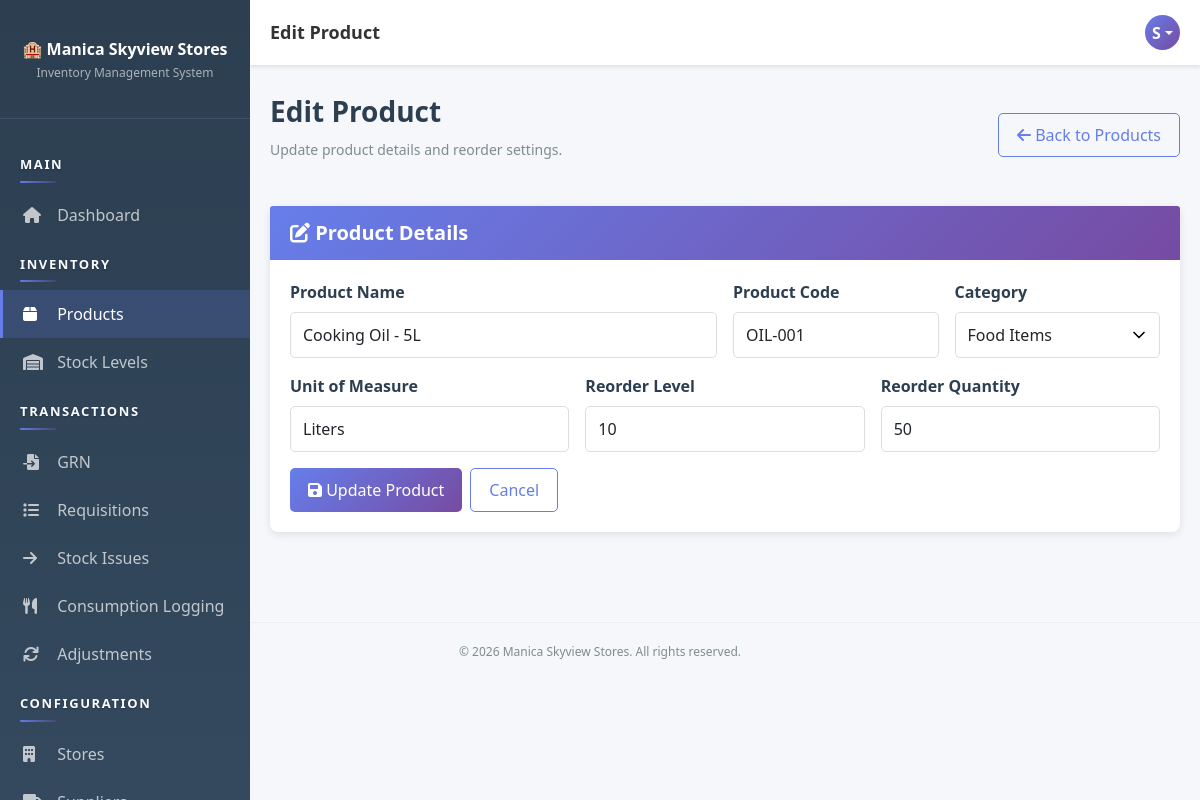
Page /pages/products/edit.php?id=1 (signed in) on the committed database.
### tables this page shows
CREATE TABLE `users` (
  `user_id` int(11) NOT NULL AUTO_INCREMENT,
  `username` varchar(50) NOT NULL,
  `email` varchar(100) NOT NULL,
  `password` varchar(255) NOT NULL,
  `full_name` varchar(100) NOT NULL,
  `role_id` int(11) NOT NULL,
  `status` enum('active','inactive') DEFAULT 'active',
  `created_at` timestamp NOT NULL DEFAULT current_timestamp(),
  `updated_at` timestamp NOT NULL DEFAULT current_timestamp() ON UPDATE current_timestamp(),
  PRIMARY KEY (`user_id`),
  UNIQUE KEY `username` (`username`),
  UNIQUE KEY `email` (`email`),
  KEY `role_id` (`role_id`),
  CONSTRAINT `users_ibfk_1` FOREIGN KEY (`role_id`) REFERENCES `roles` (`role_id`)
);

CREATE TABLE `products` (
  `product_id` int(11) NOT NULL AUTO_INCREMENT,
  `product_name` varchar(100) NOT NULL,
  `product_code` varchar(50) NOT NULL,
  `category_id` int(11) NOT NULL,
  `unit_of_measure` varchar(20) DEFAULT NULL,
  `reorder_level` int(11) DEFAULT 10,
  `reorder_quantity` int(11) DEFAULT 50,
  `status` enum('active','inactive') DEFAULT 'active',
  `created_at` timestamp NOT NULL DEFAULT current_timestamp(),
  `updated_at` timestamp NOT NULL DEFAULT current_timestamp() ON UPDATE current_timestamp(),
  PRIMARY KEY (`product_id`),
  UNIQUE KEY `product_code` (`product_code`),
  KEY `category_id` (`category_id`),
  KEY `idx_product_code` (`product_code`),
  CONSTRAINT `products_ibfk_1` FOREIGN KEY (`category_id`) REFERENCES `categories` (`category_id`)
);

CREATE TABLE `categories` (
  `category_id` int(11) NOT NULL AUTO_INCREMENT,
  `category_name` varchar(100) NOT NULL,
  `description` text DEFAULT NULL,
  `status` enum('active','inactive') DEFAULT 'active',
  `created_at` timestamp NOT NULL DEFAULT current_timestamp(),
  PRIMARY KEY (`category_id`)
);

### app/bootstrap.php (called while the page is built, shortened)
<?php
function autoload($class) {
    $paths = [
        __DIR__ . '/helpers/' . $class . '.php',
        __DIR__ . '/models/' . $class . '.php',
        __DIR__ . '/controllers/' . $class . '.php'
    ];
    foreach ($paths as $path) {
        if (file_exists($path)) {
            return;
        }
    }
}
function isAuthenticated() {
    $auth = new Auth();
    return $auth->isLoggedIn() && $auth->checkSessionTimeout();
}
function getCurrentUser() {
    if (isAuthenticated()) {
        $db = Database::getInstance()->getConnection();
        $userId = $_SESSION['user_id'];
        $sql = "SELECT u.*, r.role_name FROM users u
                JOIN roles r ON u.role_id = r.role_id
                WHERE u.user_id = ?";
        $stmt = $db->prepare($sql);
        $stmt->bind_param('i', $userId);
        $stmt->execute();
        return $stmt->get_result()->fetch_assoc();
    }
    return null;
}

### app/helpers/Database.php (called while the page is built, shortened)
<?php
class Database {
    private static $instance = null;
    private $connection = null;
    private function __construct() {
        try {
            $this->connection = new mysqli(DB_HOST, DB_USER, DB_PASS, DB_NAME);
            $this->connection->set_charset('utf8mb4');
        } catch (Exception $e) {
            die('Error: ' . $e->getMessage());
        }
    }
    public static function getInstance() {
        if (self::$instance === null) {
            self::$instance = new Database();
        }
        return self::$instance;
    }
    public function getConnection() {
        return $this->connection;
    }
}

### app/helpers/Auth.php (called while the page is built, shortened)
<?php
class Auth {
    public function __construct() {
        $this->db = Database::getInstance()->getConnection();
    }
    private function ensurePasswordResetTable() {
        $sql = "CREATE TABLE IF NOT EXISTS password_reset_tokens (
            token_id INT PRIMARY KEY AUTO_INCREMENT,
            user_id INT NOT NULL,
            token_hash VARCHAR(64) NOT NULL,
            expires_at DATETIME NOT NULL,
            used_at DATETIME NULL,
            created_at TIMESTAMP DEFAULT CURRENT_TIMESTAMP,
            FOREIGN KEY (user_id) REFERENCES users(user_id) ON DELETE CASCADE,
            INDEX idx_reset_token_hash (token_hash),
            INDEX idx_reset_token_user (user_id),
            INDEX idx_reset_token_expires (expires_at)
        )";
    }
    public function isLoggedIn() {
        return isset($_SESSION['user_id']);
    }
    public function checkSessionTimeout() {
        return true;
    }
}

### app/controllers/Controller.php (called while the page is built, shortened)
<?php
class Controller {
    protected $db;
    public function __construct() {
        $this->db = Database::getInstance()->getConnection();
        $this->loadCurrentUser();
    }
    protected function loadCurrentUser() {
        if (isset($_SESSION['user_id'])) {
            $sql = "SELECT u.*, r.role_name FROM users u
                    JOIN roles r ON u.role_id = r.role_id
                    WHERE u.user_id = ?";
            $stmt = $this->db->prepare($sql);
            $stmt->bind_param('i', $_SESSION['user_id']);
            $stmt->execute();
            $this->currentUser = $stmt->get_result()->fetch_assoc();
        }
    }
}

### app/controllers/ProductController.php (called while the page is built, shortened)
<?php
class ProductController extends Controller {
    private $productModel;
    public function __construct() {
        parent::__construct();
        $this->productModel = new Product();
    }
    public function getCategories() {
        $sql = "SELECT category_id, category_name FROM categories WHERE status = 'active' ORDER BY category_name ASC";
        $result = $this->db->query($sql);
        return $result->fetch_all(MYSQLI_ASSOC);
    }
    public function getById($id) {
        return $this->productModel->getWithCategory((int)$id);
    }
}

### app/models/Model.php (called while the page is built, shortened)
<?php
class Model {
    public function __construct() {
        $this->db = Database::getInstance()->getConnection();
    }
}

### app/models/Product.php (called while the page is built, shortened)
<?php
class Product extends Model {
    public function getWithCategory($productId) {
        $sql = "SELECT p.*, c.category_name
                FROM products p
                JOIN categories c ON p.category_id = c.category_id
                WHERE p.product_id = ?";
        $stmt = $this->db->prepare($sql);
        $stmt->bind_param('i', $productId);
        $stmt->execute();
        return $stmt->get_result()->fetch_assoc();
    }
}

### pages/products/edit.php (the view, shortened to what this page needs)
<?php
require_once __DIR__ . '/../../app/bootstrap.php';
$controller = new ProductController();
$categories = $controller->getCategories();
$productId = isset($_GET['id']) ? (int)$_GET['id'] : 0;
$product = $controller->getById($productId);
$formData = [
    'product_name' => $product['product_name'],
    'product_code' => $product['product_code'],
    'category_id' => $product['category_id'],
    'unit_of_measure' => $product['unit_of_measure'],
    'reorder_level' => $product['reorder_level'],
    'reorder_quantity' => $product['reorder_quantity']
];
$pageTitle = 'Edit Product';
include __DIR__ . '/../../app/views/layout-header.php';
?>
<div class="page-header d-flex justify-content-between align-items-center">
    <div>
        <h1>Edit Product</h1>
        <p>Update product details and reorder settings.</p>
    </div>
    <a href="<?php echo SITE_URL; ?>pages/products/index.php" class="btn btn-outline-primary">
        <i class="fas fa-arrow-left"></i> Back to Products
    </a>
</div>
<div class="card">
    <div class="card-header">
        <h5><i class="fas fa-edit"></i> Product Details</h5>
    </div>
    <div class="card-body">
        <form method="POST" class="row g-3">
            <div class="col-md-6">
                <label class="form-label">Product Name</label>
                <input type="text" name="product_name" class="form-control" required value="<?php echo htmlspecialchars($formData['product_name']); ?>" maxlength="100">
            </div>
            <div class="col-md-3">
                <label class="form-label">Product Code</label>
                <input type="text" name="product_code" class="form-control" required value="<?php echo htmlspecialchars($formData['product_code']); ?>" maxlength="50">
            </div>
            <div class="col-md-3">
                <label class="form-label">Category</label>
                <select name="category_id" class="form-control" required>
                    <?php foreach ($categories as $category): ?>
                        <option value="<?php echo (int)$category['category_id']; ?>" <?php echo ((string)$formData['category_id'] === (string)$category['category_id']) ? 'selected' : ''; ?>>
                            <?php echo htmlspecialchars($category['category_name']); ?>
                        </option>
                    <?php endforeach; ?>
                </select>
            </div>
            <div class="col-md-4">
                <label class="form-label">Unit of Measure</label>
                <input type="text" name="unit_of_measure" class="form-control" required value="<?php echo htmlspecialchars($formData['unit_of_measure']); ?>" placeholder="e.g., KG, Liters, Bottles">
            </div>
            <div class="col-md-4">
                <label class="form-label">Reorder Level</label>
                <input type="number" name="reorder_level" class="form-control" min="0" required value="<?php echo htmlspecialchars((string)$formData['reorder_level']); ?>">
            </div>
            <div class="col-md-4">
                <label class="form-label">Reorder Quantity</label>
                <input type="number" name="reorder_quantity" class="form-control" min="1" required value="<?php echo htmlspecialchars((string)$formData['reorder_quantity']); ?>">
            </div>
            <div class="col-12 d-flex gap-2">
                <button type="submit" class="btn btn-primary">
                    <i class="fas fa-save"></i> Update Product
                </button>
                <a href="<?php echo SITE_URL; ?>pages/products/index.php" class="btn btn-outline-primary">Cancel</a>
            </div>
        </form>
    </div>
</div>
<?php include __DIR__ . '/../../app/views/layout-footer.php'; ?>

### app/views/layout-header.php (shortened to what this page needs)
<!DOCTYPE html>
<html lang="en">
<head>
    <link href="https://cdn.jsdelivr.net/npm/bootstrap@5.1.3/dist/css/bootstrap.min.css" rel="stylesheet">
    <link rel="stylesheet" href="https://cdnjs.cloudflare.com/ajax/libs/font-awesome/6.0.0/css/all.min.css">
    <link href="<?php echo SITE_URL; ?>public/css/style.css" rel="stylesheet">
</head>
<body>
    <div class="sidebar">
        <div class="brand">
            <h4>🏨 Manica Skyview Stores</h4>
            <p>Inventory Management System</p>
        </div>
        <nav class="nav flex-column">
            <?php include __DIR__ . '/partials/sidebar-nav.php'; ?>
        </nav>
    </div>
            <?php include __DIR__ . '/partials/sidebar-nav.php'; ?>
    <div class="topbar">
        <div class="topbar-title desktop-title">
            <?php echo $pageTitle ?? APP_NAME; ?>
        </div>
        <div class="topbar-right">
            <div class="user-profile dropdown">
                <div class="user-avatar dropdown-toggle" role="button" data-bs-toggle="dropdown" aria-expanded="false">
                    <?php
                    $user = getCurrentUser();
                    if ($user) {
                        echo strtoupper(substr($user['full_name'], 0, 1));
                    }
                    ?>
                </div>
            </div>
        </div>
    </div>
    <div class="main-content">

### public/css/style.css (style rules this page uses)
:root { --primary-color: #667eea; --secondary-color: #764ba2; --danger-color: #e74c3c; --success-color: #27ae60; --warning-color: #f39c12; --info-color: #3498db; --dark-color: #2c3e50; --light-color: #ecf0f1; }
* { margin: 0; padding: 0; box-sizing: border-box; }
body { font-family: 'Segoe UI', Tahoma, Geneva, Verdana, sans-serif; background-color: #f5f7fa; color: #333; }
.sidebar { background: linear-gradient(180deg, #2c3e50 0%, #34495e 100%); min-height: 100vh; height: 100vh; padding: 20px 0; position: fixed; width: 250px; left: 0; top: 0; overflow-y: auto; overflow-x: hidden; overscroll-behavior: contain; }
.sidebar .nav { padding-bottom: 20px; }
.sidebar .brand { padding: 20px; text-align: center; border-bottom: 1px solid rgba(255, 255, 255, 0.1); margin-bottom: 20px; }
.sidebar .brand h4 { color: white; font-weight: 600; font-size: 16px; margin-bottom: 5px; }
.sidebar .brand p { color: rgba(255, 255, 255, 0.6); font-size: 12px; }
.topbar { background: white; padding: 15px 20px; box-shadow: 0 2px 4px rgba(0, 0, 0, 0.1); margin-left: 250px; display: flex; justify-content: space-between; align-items: center; }
.topbar-title { font-size: 18px; font-weight: 600; color: #333; }
.topbar-right { display: flex; align-items: center; gap: 20px; }
.user-profile { display: flex; align-items: center; gap: 10px; }
.user-avatar { width: 35px; height: 35px; border-radius: 50%; background: linear-gradient(135deg, #667eea 0%, #764ba2 100%); display: flex; align-items: center; justify-content: center; color: white; font-weight: 600; }
.main-content { margin-left: 250px; padding: 30px 20px; }
.page-header { margin-bottom: 30px; }
.page-header h1 { font-size: 28px; font-weight: 600; color: #2c3e50; margin-bottom: 10px; }
.page-header p { color: #7f8c8d; font-size: 14px; }
.card { border: none; border-radius: 8px; box-shadow: 0 2px 8px rgba(0, 0, 0, 0.1); margin-bottom: 20px; transition: transform 0.2s, box-shadow 0.2s; }
.card-header { background: linear-gradient(135deg, #667eea 0%, #764ba2 100%); color: white; padding: 15px 20px; border-radius: 8px 8px 0 0; border: none; }
.card-header h5 { margin: 0; font-weight: 600; }
.card-body { padding: 20px; }
.btn { border-radius: 5px; font-weight: 500; padding: 9px 18px; transition: all 0.3s; border: none; }
.btn-primary { background: linear-gradient(135deg, #667eea 0%, #764ba2 100%); color: white; }
.btn-outline-primary { color: #667eea; border: 1px solid #667eea; }
.form-label { font-weight: 600; color: #2c3e50; margin-bottom: 8px; display: block; }
.form-control { border: 1px solid #ddd; border-radius: 5px; padding: 10px 12px; transition: border-color 0.3s; }
select.form-control { appearance: none; background-repeat: no-repeat; background-position: right 10px center; background-size: 20px; padding-right: 35px; }
.d-flex { display: flex; }
.justify-content-between { justify-content: space-between; }
.align-items-center { align-items: center; }
.gap-2 { gap: 10px; }

### rows in the picture
users: full_name "S"
products: product_name "Cooking Oil - 5L", product_code "OIL-001", category_id "Food Items", unit_of_measure "Liters", reorder_level "10", reorder_quantity "50"

### other values in the picture
$pageTitle "Edit Product"
APP_NAME "Manica Skyview Stores"
